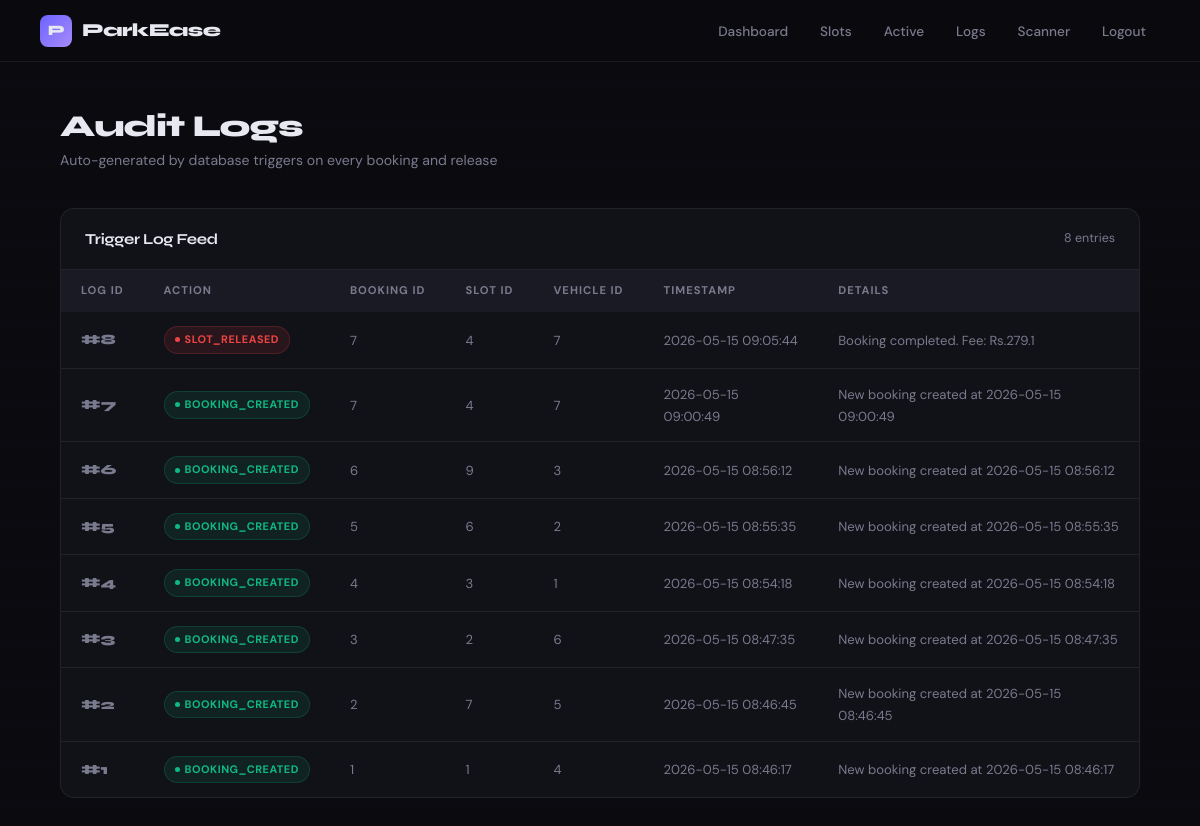
Before: /admin/logs (signed in) with the older database file.
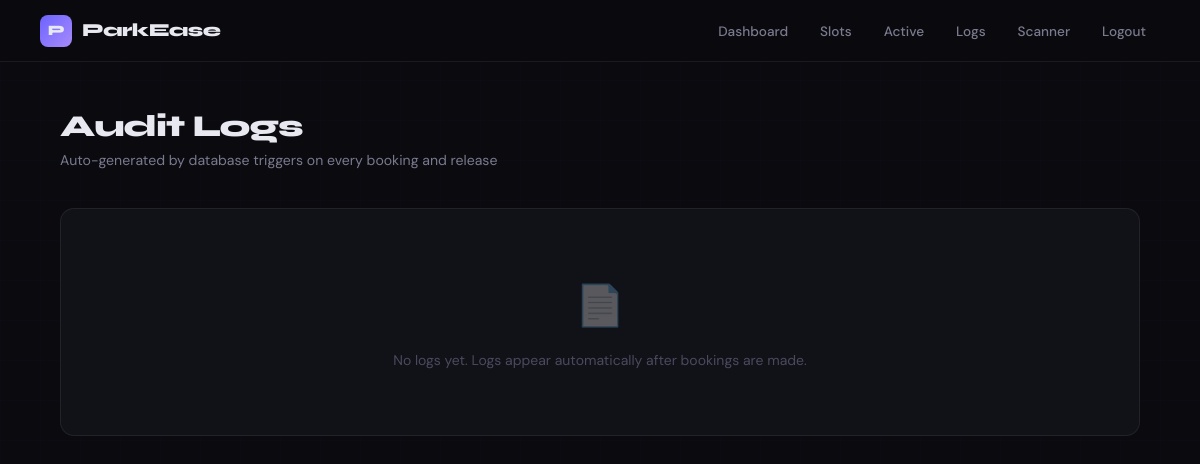
After: the same page with the newer database file.
### tables this page shows
CREATE TABLE audit_logs (
    log_id      INTEGER PRIMARY KEY AUTOINCREMENT,
    action_type TEXT NOT NULL,
    booking_id  INTEGER,
    slot_id     INTEGER,
    vehicle_id  INTEGER,
    timestamp   DATETIME DEFAULT CURRENT_TIMESTAMP,
    details     TEXT,
    FOREIGN KEY (booking_id) REFERENCES bookings(booking_id)
);

### app.py (the view)
@app.route('/admin/logs')
@admin_required
def logs():
    try:
        db = get_db()
        all_logs = db.execute("SELECT * FROM audit_logs ORDER BY timestamp DESC LIMIT 100").fetchall()
        db.close()
        return render_template('logs.html', logs=all_logs)
    except Exception as e:
        return f"<h2>Error</h2><pre>{e}</pre>", 500

### app.py (called while the page is built)
def get_db():
    if not os.path.exists(DB):
        raise RuntimeError(f"parking.db not found — run: python init_db.py")
    conn = sqlite3.connect(DB)
    conn.row_factory = sqlite3.Row
    conn.execute("PRAGMA foreign_keys = ON")
    return conn

def admin_required(f):
    from functools import wraps
    @wraps(f)
    def decorated(*args, **kwargs):
        if not session.get('admin'):
            return redirect(url_for('admin_login'))
        return f(*args, **kwargs)
    return decorated

### templates/logs.html (shortened to what this page needs)
<!DOCTYPE html>
<html lang="en">
<head>
  <link rel="stylesheet" href="{{ url_for('static', filename='style.css') }}?v=4">
</head>
<body>
  <nav>
    <span class="logo"><span class="logo-icon">P</span> ParkEase</span>
    <div id="nav-menu">
      <a href="/admin">Dashboard</a>
      <a href="/slots">Slots</a>
      <a href="/admin/active">Active</a>
      <a href="/admin/logs">Logs</a>
      <a href="/admin/scanner">Scanner</a>
      <a href="/admin/logout">Logout</a>
    </div>
  </nav>
  <main>
    <div class="page-header">
      <h1>Audit Logs</h1>
      <p>Auto-generated by database triggers on every booking and release</p>
    </div>
    {% if logs|length == 0 %}
    <div class="section-card">
      <div class="empty-state">
        <div class="ei">&#128196;</div>
        <p>No logs yet. Logs appear automatically after bookings are made.</p>
      </div>
    </div>
    {% else %}
    <div class="section-card">
      <div class="section-card-header">
        <h2>Trigger Log Feed</h2>
        <p>{{ logs|length }} entries</p>
      </div>
      <div class="table-wrap">
        <table>
          <thead>
            <tr>
              <th>Log ID</th>
              <th>Action</th>
              <th>Booking ID</th>
              <th>Slot ID</th>
              <th>Vehicle ID</th>
              <th>Timestamp</th>
              <th>Details</th>
            </tr>
          </thead>
          <tbody>
            {% for log in logs %}
            <tr>
              <td><span class="td-id">#{{ log.log_id }}</span></td>
              <td>
                {% if log.action_type == 'BOOKING_CREATED' %}
                  <span class="badge badge-avail">{{ log.action_type }}</span>
                {% else %}
                  <span class="badge badge-occ">{{ log.action_type }}</span>
                {% endif %}
              </td>
              <td><span class="td-dim">{{ log.booking_id or '—' }}</span></td>
              <td><span class="td-dim">{{ log.slot_id or '—' }}</span></td>
              <td><span class="td-dim">{{ log.vehicle_id or '—' }}</span></td>
              <td><span class="td-dim">{{ log.timestamp }}</span></td>
              <td><span class="td-dim">{{ log.details or '—' }}</span></td>
            </tr>
            {% endfor %}
          </tbody>
        </table>
      </div>
    </div>
    {% endif %}
  </main>
</body>
</html>

Changed rows visible on the page:
removed audit_logs: log_id "8", action_type "SLOT_RELEASED", booking "7", slot "4", vehicle "7", timestamp "2026-05-15 09:05:44", details "Booking completed. Fee: Rs.279.1"
removed audit_logs: log_id "7", action_type "BOOKING_CREATED", booking "7", slot "4", vehicle "7", timestamp "2026-05-15 09:00:49", details "New booking created at 2026-05-15 09:00:49"
removed audit_logs: log_id "6", action_type "BOOKING_CREATED", booking "6", slot "9", vehicle "3", timestamp "2026-05-15 08:56:12", details "New booking created at 2026-05-15 08:56:12"
removed audit_logs: log_id "5", action_type "BOOKING_CREATED", booking "5", slot "6", vehicle "2", timestamp "2026-05-15 08:55:35", details "New booking created at 2026-05-15 08:55:35"
removed audit_logs: log_id "4", action_type "BOOKING_CREATED", booking "4", slot "3", vehicle "1", timestamp "2026-05-15 08:54:18", details "New booking created at 2026-05-15 08:54:18"
removed audit_logs: log_id "3", action_type "BOOKING_CREATED", booking "3", slot "2", vehicle "6", timestamp "2026-05-15 08:47:35", details "New booking created at 2026-05-15 08:47:35"
removed audit_logs: log_id "2", action_type "BOOKING_CREATED", booking "2", slot "7", vehicle "5", timestamp "2026-05-15 08:46:45", details "New booking created at 2026-05-15 08:46:45"
removed audit_logs: log_id "1", action_type "BOOKING_CREATED", booking "1", slot "1", vehicle "4", timestamp "2026-05-15 08:46:17", details "New booking created at 2026-05-15 08:46:17"
Other visible differences:
{{ logs|length }}: "8" → (not shown)
text no longer shown: "Trigger Log Feed entries LOG ID ACTION BOOKING ID SLOT ID VEHICLE ID TIMESTAMP DETAILS"
text now shown: "📄 No logs yet. Logs appear automatically after bookings are made."
